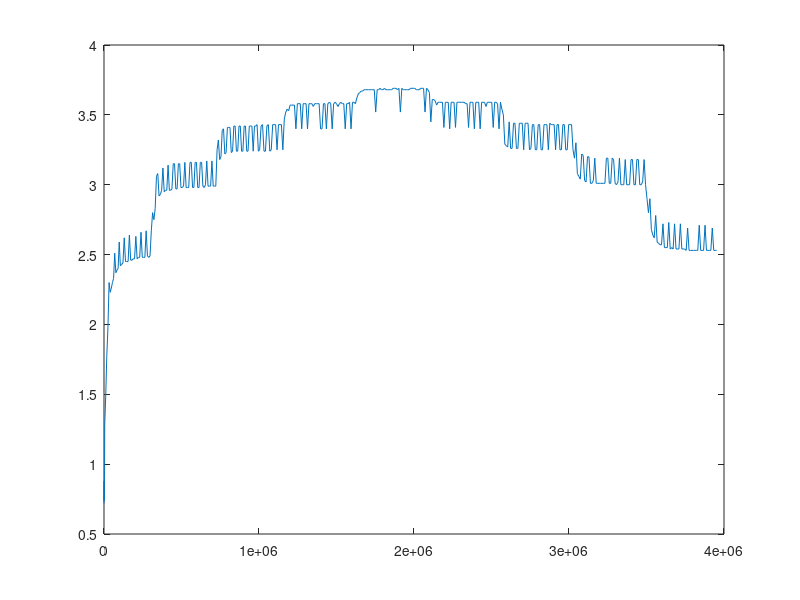

Write MATLAB code to recreate this figure.
t = [216
496
776
1056
1384
1720
2048
2376
2712
3040
3376
3712
4640
10880
18160
25440
32720
40000
47280
54560
61840
69120
76400
83680
90960
98240
105520
113840
122160
130480
138800
147120
155440
163760
172080
180400
188720
197040
205360
213680
222000
230320
238640
246960
255280
263600
271920
280240
288560
296880
305200
313520
321840
330160
338480
346800
355120
363440
371760
380080
388400
396720
405040
413360
421680
430000
438320
446640
454960
463280
471600
479920
488240
496560
504880
513200
521520
529840
538160
546480
554800
563120
571440
579760
588080
596400
604720
613040
621360
629680
638000
646320
654640
662960
671280
679600
687920
696240
704560
712880
721200
729520
737840
746160
754480
762800
771120
779440
787760
796080
804400
812720
821040
829360
837680
846000
854320
862640
870960
879280
887600
895920
904240
912560
920880
929200
937520
945840
954160
962480
970800
979120
987440
995760
1004080
1013440
1022800
1032160
1041528
1050880
1060240
1069600
1078960
1088320
1097680
1107048
1116400
1125760
1135120
1144480
1153840
1163200
1172560
1181920
1191280
1200640
1210000
1219360
1228720
1238080
1247440
1256800
1266160
1275520
1284880
1294240
1303600
1312960
1322320
1331680
1341040
1350400
1359760
1369120
1378480
1387840
1397200
1406560
1415920
1425280
1434640
1444000
1453360
1462720
1472080
1481440
1490800
1500160
1509520
1518880
1528240
1537600
1546960
1556320
1565684
1575040
1584400
1593760
1603120
1612480
1621840
1631200
1640568
1649920
1659280
1668640
1678000
1687360
1696720
1706088
1715440
1724800
1734160
1743520
1752880
1762240
1771600
1780960
1790320
1799680
1809040
1818400
1827760
1837120
1846480
1855840
1865200
1874560
1883920
1893280
1902640
1912000
1921360
1930720
1940080
1949440
1958800
1968160
1977520
1986880
1996240
2005600
2014960
2024320
2033680
2043040
2052400
2061760
2071120
2080480
2089840
2099200
2108560
2117920
2127280
2136640
2146000
2155360
2164724
2174080
2183440
2192800
2202160
2211520
2220880
2230240
2239608
2248960
2258320
2267680
2277040
2286400
2295760
2305128
2314480
2323840
2333200
2342560
2351920
2361280
2370640
2380000
2389360
2398720
2408080
2417440
2426800
2436160
2445520
2454880
2464240
2473600
2482960
2492320
2501680
2511040
2520400
2529760
2539120
2548480
2557840
2567200
2576560
2585920
2595280
2604640
2614000
2623360
2632720
2642080
2651440
2660800
2670160
2679520
2688880
2698240
2707600
2716960
2726320
2735680
2745040
2754400
2763764
2773120
2782480
2791840
2801200
2810560
2819920
2829280
2838648
2848000
2857360
2866720
2876080
2885440
2894800
2904168
2913520
2922880
2932240
2941600
2950960
2960320
2969680
2979040
2988400
2997760
3007120
3016480
3025840
3035200
3044560
3053920
3063280
3072640
3082000
3091360
3100720
3110080
3119440
3128800
3138160
3147520
3156880
3166240
3175600
3184960
3194320
3203680
3213040
3222400
3231760
3241120
3250480
3259840
3269200
3278560
3287920
3297280
3306640
3316000
3325360
3334720
3344080
3353440
3362804
3372160
3381520
3390880
3400240
3409600
3418960
3428320
3437688
3447040
3456400
3465760
3475120
3484480
3493840
3503208
3512560
3521920
3531280
3540640
3550000
3559360
3568720
3578080
3587440
3596800
3606160
3615520
3624880
3634240
3643600
3652960
3662320
3671680
3681040
3690400
3699760
3709120
3718480
3727840
3737200
3746560
3755920
3765280
3774640
3784000
3793360
3802720
3812080
3821440
3830800
3840160
3849520
3858880
3868240
3877600
3886960
3896320
3905680
3915040
3924400
3933760
3943120
3952480
];

v = [0.72
0.88
0.74
0.75
0.77
0.79
0.81
0.84
0.87
0.90
0.92
0.95
1.28
1.48
1.78
1.98
2.30
2.23
2.26
2.30
2.33
2.51
2.37
2.39
2.40
2.59
2.42
2.43
2.44
2.62
2.45
2.45
2.45
2.64
2.46
2.46
2.47
2.47
2.63
2.47
2.48
2.48
2.66
2.48
2.48
2.48
2.67
2.49
2.48
2.49
2.67
2.80
2.75
2.83
3.06
3.08
2.92
2.93
2.96
3.12
2.95
2.96
2.96
3.14
2.96
2.96
2.97
3.15
3.15
2.97
2.97
3.15
3.15
2.98
2.98
2.99
3.16
2.98
2.98
2.98
3.16
3.16
2.98
2.98
3.16
3.16
2.98
2.98
3.16
3.16
2.99
2.98
3.00
3.17
2.99
2.99
2.99
3.17
2.99
2.99
2.99
3.25
3.32
3.18
3.20
3.39
3.40
3.22
3.23
3.41
3.41
3.41
3.23
3.24
3.42
3.42
3.24
3.24
3.42
3.42
3.24
3.24
3.42
3.42
3.24
3.24
3.42
3.42
3.42
3.24
3.42
3.42
3.43
3.24
3.25
3.42
3.43
3.24
3.24
3.42
3.43
3.24
3.25
3.43
3.43
3.43
3.25
3.43
3.43
3.43
3.25
3.47
3.52
3.54
3.53
3.57
3.57
3.57
3.57
3.40
3.58
3.58
3.58
3.40
3.58
3.58
3.58
3.40
3.58
3.58
3.58
3.56
3.58
3.58
3.58
3.58
3.40
3.40
3.58
3.58
3.40
3.58
3.59
3.58
3.40
3.58
3.59
3.58
3.56
3.58
3.59
3.58
3.58
3.40
3.58
3.58
3.59
3.40
3.59
3.59
3.58
3.62
3.65
3.66
3.67
3.67
3.68
3.68
3.68
3.68
3.68
3.68
3.68
3.68
3.52
3.68
3.68
3.69
3.68
3.68
3.69
3.68
3.68
3.68
3.68
3.68
3.69
3.69
3.69
3.68
3.69
3.52
3.69
3.68
3.68
3.68
3.68
3.68
3.69
3.69
3.69
3.69
3.68
3.68
3.68
3.69
3.69
3.69
3.52
3.69
3.68
3.66
3.45
3.61
3.61
3.60
3.57
3.59
3.59
3.59
3.59
3.41
3.59
3.59
3.59
3.40
3.59
3.59
3.59
3.41
3.59
3.59
3.59
3.59
3.59
3.59
3.58
3.58
3.41
3.59
3.59
3.59
3.40
3.59
3.59
3.59
3.40
3.59
3.59
3.59
3.56
3.59
3.59
3.59
3.59
3.41
3.59
3.59
3.58
3.40
3.59
3.54
3.50
3.29
3.28
3.27
3.45
3.26
3.26
3.44
3.44
3.26
3.26
3.44
3.44
3.44
3.25
3.44
3.44
3.44
3.25
3.26
3.43
3.43
3.25
3.25
3.43
3.43
3.25
3.25
3.43
3.43
3.43
3.25
3.44
3.43
3.43
3.43
3.25
3.43
3.43
3.25
3.25
3.43
3.43
3.25
3.25
3.43
3.43
3.43
3.25
3.19
3.30
3.08
3.06
3.04
3.22
3.21
3.03
3.02
3.20
3.20
3.01
3.01
3.03
3.19
3.01
3.01
3.01
3.01
3.01
3.01
3.01
3.19
3.19
3.01
3.01
3.19
3.18
3.01
3.00
3.02
3.19
3.00
3.00
3.00
3.18
3.00
3.00
3.00
3.18
3.18
3.00
3.00
3.18
3.18
3.00
3.00
3.02
3.18
3.00
2.90
2.80
2.90
2.68
2.64
2.62
2.78
2.59
2.58
2.57
2.57
2.72
2.55
2.55
2.55
2.73
2.54
2.55
2.54
2.72
2.54
2.54
2.54
2.72
2.54
2.54
2.54
2.53
2.69
2.53
2.53
2.53
2.53
2.53
2.53
2.53
2.71
2.53
2.53
2.53
2.71
2.53
2.53
2.53
2.53
2.69
2.53
2.53
2.53
];


plot(t,v);
